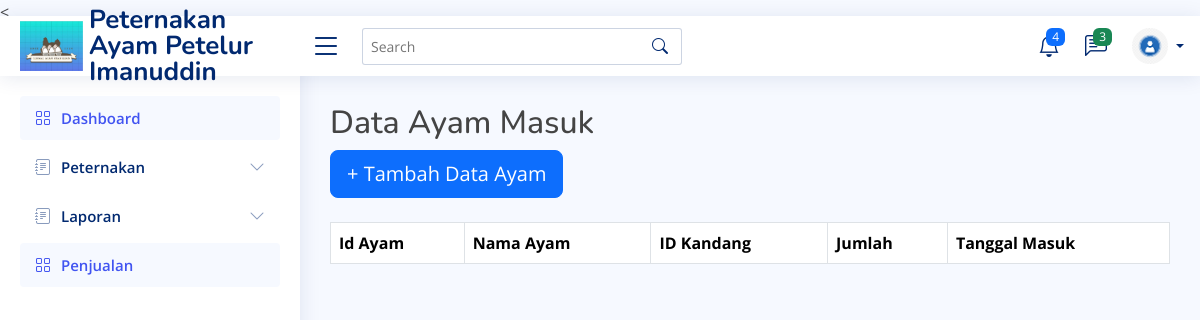
The app's page /anak_kandang/ayam-masuk.php, older data.
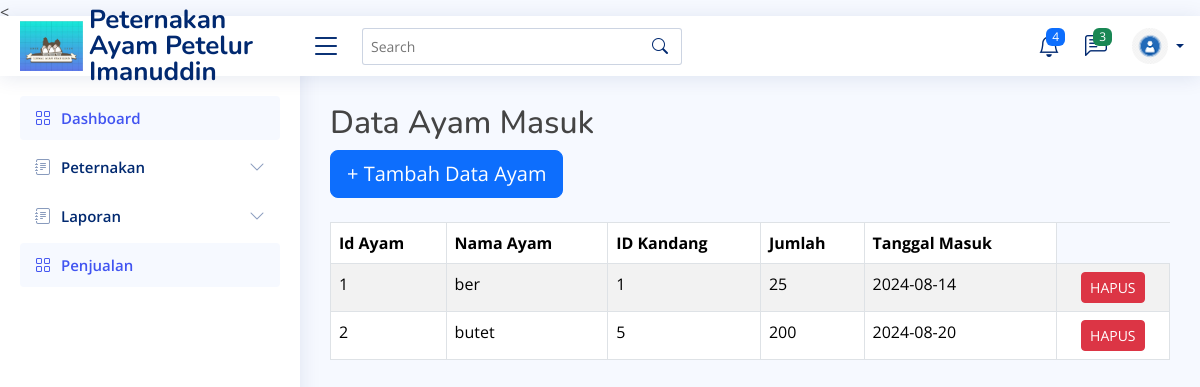
The same page, newer data.
### tables this page shows
CREATE TABLE `ayam_masuk` (
  `nama_ayam` varchar(30) NOT NULL,
  `jumlah_ayam_masuk` int NOT NULL,
  `tanggalmasuk` date NOT NULL,
  `id_ayam_masuk` int NOT NULL,
  `id_kandang` int NOT NULL
);

### anak_kandang/ayam-masuk.php (the view, shortened to what this page needs)
<!DOCTYPE html>
<html lang="en">
<head>
  <link href="assets/vendor/bootstrap/css/bootstrap.min.css" rel="stylesheet">
  <link href="assets/vendor/bootstrap-icons/bootstrap-icons.css" rel="stylesheet">
  <link href="assets/vendor/boxicons/css/boxicons.min.css" rel="stylesheet">
  <link href="assets/vendor/quill/quill.snow.css" rel="stylesheet">
  <link href="assets/vendor/quill/quill.bubble.css" rel="stylesheet">
  <link href="assets/vendor/remixicon/remixicon.css" rel="stylesheet">
  <link href="assets/vendor/simple-datatables/style.css" rel="stylesheet">
  <link href="assets/css/style.css" rel="stylesheet">
</head>
<body>
  <<?php
 include ('header.php');
 include ('sidebar.php');
 ?>
    <main id="main" class="main">
    <div class="pagetitle">
        <h2>Data Ayam Masuk</h2>
        <button type="button" class="btn btn-primary btn-lg" onclick="window.location.href='tambah-ayam.php'">+ Tambah Data Ayam </button>
        <br>
        <br>
        <table class="table table-striped table-bordered">
            <thead>
                <tr>
                    <th>Id Ayam</th>
                    <th>Nama Ayam</th>
                    <th>ID Kandang</th>
                    <th>Jumlah</th>
                    <th>Tanggal Masuk</th>
                  </tr>
                </thead>
                <tbody>
                  <?php
                      include('koneksi.php');
                      $query = mysqli_query($conn,"SELECT * FROM ayam_masuk");
                      while($row = mysqli_fetch_array($query)){
                  ?>
                  <tr>
                      <td><?php echo $row['id_ayam_masuk'] ?></td>
                      <td><?php echo $row['nama_ayam'] ?></td>
                      <td><?php echo $row['id_kandang'] ?></td>
                      <td><?php echo $row['jumlah_ayam_masuk'] ?></td>
                      <td><?php echo $row['tanggalmasuk'] ?></td>
                      <td class="text-center">
                        <a href="hapus-ayam.php?id_ayam_masuk=<?php echo $row['id_ayam_masuk'] ?>" class="btn btn-sm btn-danger">HAPUS</a>
                      </td>
                  </tr>
                <?php } ?>
                </tbody>
            </table>
        </div>
        </main>
    </body>
    </html>

### anak_kandang/header.php (shortened to what this page needs)
<!DOCTYPE html>
<html lang="en">
<head>
  <link href="assets/vendor/bootstrap/css/bootstrap.min.css" rel="stylesheet">
  <link href="assets/vendor/bootstrap-icons/bootstrap-icons.css" rel="stylesheet">
  <link href="assets/vendor/boxicons/css/boxicons.min.css" rel="stylesheet">
  <link href="assets/vendor/quill/quill.snow.css" rel="stylesheet">
  <link href="assets/vendor/quill/quill.bubble.css" rel="stylesheet">
  <link href="assets/vendor/remixicon/remixicon.css" rel="stylesheet">
  <link href="assets/vendor/simple-datatables/style.css" rel="stylesheet">
  <link href="assets/css/style.css" rel="stylesheet">
</head>
<body>
<header id="header" class="header fixed-top d-flex align-items-center mt-3">
    <div class="d-flex align-items-center justify-content-between">
      <a href="index1.php" class="logo d-flex align-items-center">
        <img src="assets/img/logo1.jpg" alt="">
        <span class="d-none d-lg-block">Peternakan Ayam Petelur Imanuddin</span>
      </a>
      <i class="bi bi-list toggle-sidebar-btn"></i>
    </div>
    <div class="search-bar">
      <form class="search-form d-flex align-items-center" method="POST" action="#">
        <input type="text" name="query" placeholder="Search" title="Enter search keyword">
        <button type="submit" title="Search"><i class="bi bi-search"></i></button>
      </form>
    </div>
    <nav class="header-nav ms-auto">
      <ul class="d-flex align-items-center">
        <li class="nav-item dropdown">
          <a class="nav-link nav-icon" href="#" data-bs-toggle="dropdown">
            <i class="bi bi-bell"></i>
            <span class="badge bg-primary badge-number">4</span>
          </a>
        </li>
        <li class="nav-item dropdown">
          <a class="nav-link nav-icon" href="#" data-bs-toggle="dropdown">
            <i class="bi bi-chat-left-text"></i>
            <span class="badge bg-success badge-number">3</span>
          </a>
        </li>
        <li class="nav-item dropdown pe-3">
          <a class="nav-link nav-profile d-flex align-items-center pe-0" href="#" data-bs-toggle="dropdown">
            <img src="assets/img/default.jpg" alt="Profile" class="rounded-circle">
            <span class="d-none d-md-block dropdown-toggle ps-2"><?php echo $_SESSION['namalengkap']; ?></span>
          </a>
        </li>
      </ul>
    </nav>
  </header>
  </body>

### anak_kandang/sidebar.php (shortened to what this page needs)
<!DOCTYPE html>
<html lang="en">
<head>
  <link href="assets/vendor/bootstrap/css/bootstrap.min.css" rel="stylesheet">
  <link href="assets/vendor/bootstrap-icons/bootstrap-icons.css" rel="stylesheet">
  <link href="assets/vendor/boxicons/css/boxicons.min.css" rel="stylesheet">
  <link href="assets/vendor/quill/quill.snow.css" rel="stylesheet">
  <link href="assets/vendor/quill/quill.bubble.css" rel="stylesheet">
  <link href="assets/vendor/remixicon/remixicon.css" rel="stylesheet">
  <link href="assets/vendor/simple-datatables/style.css" rel="stylesheet">
  <link href="assets/css/style.css" rel="stylesheet">
</head>
<body>
<aside id="sidebar" class="sidebar">
    <ul class="sidebar-nav" id="sidebar-nav">
      <li class="nav-item mt-3">
        <a class="nav-link " href="index1.php">
          <i class="bi bi-grid"></i>
          <span>Dashboard</span>
        </a>
      </li>
      <li class="nav-item">
        <a class="nav-link collapsed" data-bs-target="#forms-nav" data-bs-toggle="collapse" href="#">
          <i class="bi bi-journal-text"></i><span>Peternakan</span><i class="bi bi-chevron-down ms-auto"></i>
        </a>
      </li>
      <li class="nav-item">
        <a class="nav-link collapsed" data-bs-target="#forms-nav" data-bs-toggle="collapse" href="#">
          <i class="bi bi-journal-text"></i><span>Laporan</span><i class="bi bi-chevron-down ms-auto"></i>
        </a>
  </li>
</ul>
      <li class="nav-item">
        <a class="nav-link " href="index3.php">
          <i class="bi bi-grid"></i>
          <span>Penjualan</span>
        </a>
  </aside>
</body>
</html>

### anak_kandang/assets/css/style.css (style rules this page uses)
:root { scroll-behavior: smooth; }
body { font-family: "Open Sans", sans-serif; background: #f6f9ff; color: #444444; }
a { color: #4154f1; text-decoration: none; }
h1, h2, h3, h4, h5, h6 { font-family: "Nunito", sans-serif; }
#main { margin-top: 60px; padding: 20px 30px; transition: all 0.3s; }
.pagetitle { margin-bottom: 10px; }
.logo { line-height: 1; }
@media (min-width: 1200px) { .logo { width: 280px; } }
.logo img { height: 50px; width: auto; margin-right: 6px; }
.logo span { font-size: 26px; font-weight: 700; color: #012970; font-family: "Nunito", sans-serif; }
.header { transition: all 0.5s; z-index: 997; height: 60px; box-shadow: 0px 2px 20px rgba(1, 41, 112, 0.1); background-color: #fff; padding-left: 20px; }
.header .toggle-sidebar-btn { font-size: 32px; padding-left: 10px; cursor: pointer; color: #012970; }
.header .search-bar { min-width: 360px; padding: 0 20px; }
.header .search-form { width: 100%; }
.header .search-form input { border: 0; font-size: 14px; color: #012970; border: 1px solid rgba(1, 41, 112, 0.2); padding: 7px 38px 7px 8px; border-radius: 3px; transition: 0.3s; width: 100%; }
.header .search-form button { border: 0; padding: 0; margin-left: -30px; background: none; }
.header .search-form button i { color: #012970; }
.header-nav ul { list-style: none; }
.header-nav>ul { margin: 0; padding: 0; }
.header-nav .nav-icon { font-size: 22px; color: #012970; margin-right: 25px; position: relative; }
.header-nav .nav-profile { color: #012970; }
.header-nav .nav-profile img { max-height: 36px; }
.header-nav .nav-profile span { font-size: 14px; font-weight: 600; }
.header-nav .badge-number { position: absolute; inset: -2px -5px auto auto; font-weight: normal; font-size: 12px; padding: 3px 6px; }
.sidebar { position: fixed; top: 60px; left: 0; bottom: 0; width: 300px; z-index: 996; transition: all 0.3s; padding: 20px; overflow-y: auto; scrollbar-width: thin; scrollbar-color: #aab7cf transparent; box-shadow: 0px 0px 20px rgba(1, 41, 112, 0.1); background-color: #fff; }
@media (min-width: 1200px) { #main, #footer { margin-left: 300px; } }
.sidebar-nav { padding: 0; margin: 0; list-style: none; }
.sidebar-nav li { padding: 0; margin: 0; list-style: none; }
.sidebar-nav .nav-item { margin-bottom: 5px; }
.sidebar-nav .nav-link { display: flex; align-items: center; font-size: 15px; font-weight: 600; color: #4154f1; transition: 0.3; background: #f6f9ff; padding: 10px 15px; border-radius: 4px; }
.sidebar-nav .nav-link i { font-size: 16px; margin-right: 10px; color: #4154f1; }
.sidebar-nav .nav-link.collapsed { color: #012970; background: #fff; }
.sidebar-nav .nav-link.collapsed i { color: #899bbd; }
.sidebar-nav .nav-link .bi-chevron-down { margin-right: 0; transition: transform 0.2s ease-in-out; }

Row changes from the older to the newer data that the page shows:
added ayam_masuk: id_ayam_masuk "1", nama_ayam "ber", id_kandang "1", jumlah_ayam_masuk "25", tanggalmasuk "2024-08-14"
added ayam_masuk: id_ayam_masuk "2", nama_ayam "butet", id_kandang "5", jumlah_ayam_masuk "200", tanggalmasuk "2024-08-20"
